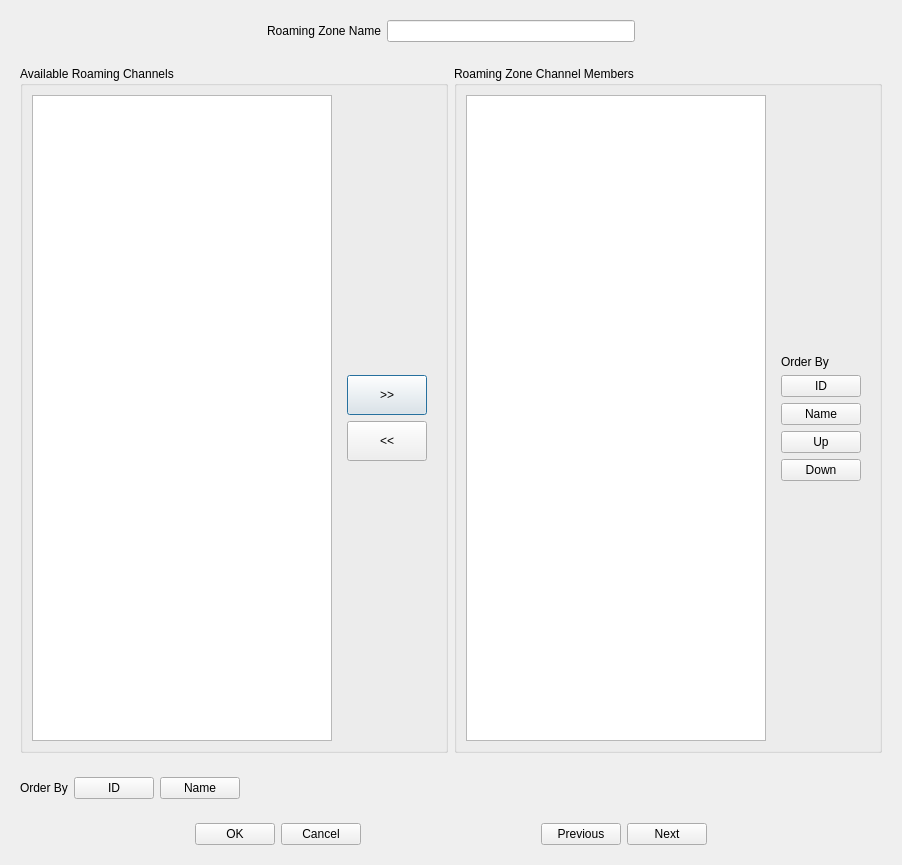
<?xml version="1.0" encoding="UTF-8"?>
<ui version="4.0">
 <class>RoamingZoneEditDialog</class>
 <widget class="QDialog" name="RoamingZoneEditDialog">
  <property name="geometry">
   <rect>
    <x>0</x>
    <y>0</y>
    <width>902</width>
    <height>865</height>
   </rect>
  </property>
  <property name="windowTitle">
   <string>Dialog</string>
  </property>
  <layout class="QVBoxLayout" name="verticalLayout">
   <item>
    <widget class="QWidget" name="widget" native="true">
     <layout class="QHBoxLayout" name="horizontalLayout">
      <item>
       <spacer name="horizontalSpacer">
        <property name="orientation">
         <enum>Qt::Orientation::Horizontal</enum>
        </property>
        <property name="sizeHint" stdset="0">
         <size>
          <width>40</width>
          <height>20</height>
         </size>
        </property>
       </spacer>
      </item>
      <item>
       <widget class="QLabel" name="label">
        <property name="text">
         <string>Roaming Zone Name</string>
        </property>
       </widget>
      </item>
      <item>
       <widget class="QLineEdit" name="nameTxt">
        <property name="minimumSize">
         <size>
          <width>150</width>
          <height>0</height>
         </size>
        </property>
       </widget>
      </item>
      <item>
       <spacer name="horizontalSpacer_7">
        <property name="orientation">
         <enum>Qt::Orientation::Horizontal</enum>
        </property>
        <property name="sizeHint" stdset="0">
         <size>
          <width>40</width>
          <height>20</height>
         </size>
        </property>
       </spacer>
      </item>
     </layout>
    </widget>
   </item>
   <item>
    <widget class="QWidget" name="widget_2" native="true">
     <layout class="QHBoxLayout" name="horizontalLayout_2">
      <item>
       <widget class="QGroupBox" name="groupBox">
        <property name="title">
         <string>Available Roaming Channels</string>
        </property>
        <layout class="QHBoxLayout" name="horizontalLayout_8">
         <item>
          <widget class="QTableView" name="availableChannelTableView">
           <property name="editTriggers">
            <set>QAbstractItemView::EditTrigger::NoEditTriggers</set>
           </property>
           <property name="selectionMode">
            <enum>QAbstractItemView::SelectionMode::SingleSelection</enum>
           </property>
           <property name="selectionBehavior">
            <enum>QAbstractItemView::SelectionBehavior::SelectRows</enum>
           </property>
          </widget>
         </item>
         <item>
          <widget class="QWidget" name="widget_8" native="true">
           <layout class="QVBoxLayout" name="verticalLayout_3">
            <item>
             <spacer name="verticalSpacer">
              <property name="orientation">
               <enum>Qt::Orientation::Vertical</enum>
              </property>
              <property name="sizeHint" stdset="0">
               <size>
                <width>20</width>
                <height>40</height>
               </size>
              </property>
             </spacer>
            </item>
            <item>
             <widget class="QPushButton" name="pushChannelBtn">
              <property name="minimumSize">
               <size>
                <width>0</width>
                <height>40</height>
               </size>
              </property>
              <property name="baseSize">
               <size>
                <width>0</width>
                <height>0</height>
               </size>
              </property>
              <property name="text">
               <string>&gt;&gt;</string>
              </property>
             </widget>
            </item>
            <item>
             <widget class="QPushButton" name="popChannelBtn">
              <property name="minimumSize">
               <size>
                <width>0</width>
                <height>40</height>
               </size>
              </property>
              <property name="text">
               <string>&lt;&lt;</string>
              </property>
             </widget>
            </item>
            <item>
             <spacer name="verticalSpacer_2">
              <property name="orientation">
               <enum>Qt::Orientation::Vertical</enum>
              </property>
              <property name="sizeHint" stdset="0">
               <size>
                <width>20</width>
                <height>40</height>
               </size>
              </property>
             </spacer>
            </item>
           </layout>
          </widget>
         </item>
        </layout>
       </widget>
      </item>
      <item>
       <widget class="QGroupBox" name="groupBox_2">
        <property name="title">
         <string>Roaming Zone Channel Members</string>
        </property>
        <layout class="QHBoxLayout" name="horizontalLayout_4">
         <item>
          <widget class="QTableView" name="memberTableView">
           <property name="editTriggers">
            <set>QAbstractItemView::EditTrigger::NoEditTriggers</set>
           </property>
           <property name="selectionMode">
            <enum>QAbstractItemView::SelectionMode::SingleSelection</enum>
           </property>
           <property name="selectionBehavior">
            <enum>QAbstractItemView::SelectionBehavior::SelectRows</enum>
           </property>
          </widget>
         </item>
         <item>
          <widget class="QWidget" name="widget_9" native="true">
           <layout class="QVBoxLayout" name="verticalLayout_4">
            <item>
             <spacer name="verticalSpacer_4">
              <property name="orientation">
               <enum>Qt::Orientation::Vertical</enum>
              </property>
              <property name="sizeHint" stdset="0">
               <size>
                <width>20</width>
                <height>40</height>
               </size>
              </property>
             </spacer>
            </item>
            <item>
             <widget class="QLabel" name="label_2">
              <property name="text">
               <string>Order By</string>
              </property>
             </widget>
            </item>
            <item>
             <widget class="QPushButton" name="orderIdBtn">
              <property name="text">
               <string>ID</string>
              </property>
             </widget>
            </item>
            <item>
             <widget class="QPushButton" name="orderNameBtn">
              <property name="text">
               <string>Name</string>
              </property>
             </widget>
            </item>
            <item>
             <widget class="QPushButton" name="orderUpBtn">
              <property name="text">
               <string>Up</string>
              </property>
             </widget>
            </item>
            <item>
             <widget class="QPushButton" name="orderDownBtn">
              <property name="text">
               <string>Down</string>
              </property>
             </widget>
            </item>
            <item>
             <spacer name="verticalSpacer_3">
              <property name="orientation">
               <enum>Qt::Orientation::Vertical</enum>
              </property>
              <property name="sizeHint" stdset="0">
               <size>
                <width>20</width>
                <height>40</height>
               </size>
              </property>
             </spacer>
            </item>
           </layout>
          </widget>
         </item>
        </layout>
       </widget>
      </item>
     </layout>
    </widget>
   </item>
   <item>
    <widget class="QWidget" name="widget_7" native="true">
     <layout class="QHBoxLayout" name="horizontalLayout_6">
      <item>
       <widget class="QLabel" name="label_3">
        <property name="text">
         <string>Order By</string>
        </property>
       </widget>
      </item>
      <item>
       <widget class="QPushButton" name="orderAvailableIdBtn">
        <property name="text">
         <string>ID</string>
        </property>
       </widget>
      </item>
      <item>
       <widget class="QPushButton" name="orderAvailableNameBtn">
        <property name="text">
         <string>Name</string>
        </property>
       </widget>
      </item>
      <item>
       <spacer name="horizontalSpacer_3">
        <property name="orientation">
         <enum>Qt::Orientation::Horizontal</enum>
        </property>
        <property name="sizeHint" stdset="0">
         <size>
          <width>40</width>
          <height>20</height>
         </size>
        </property>
       </spacer>
      </item>
     </layout>
    </widget>
   </item>
   <item>
    <widget class="QWidget" name="widget_4" native="true">
     <layout class="QHBoxLayout" name="horizontalLayout_7">
      <item>
       <spacer name="horizontalSpacer_4">
        <property name="orientation">
         <enum>Qt::Orientation::Horizontal</enum>
        </property>
        <property name="sizeHint" stdset="0">
         <size>
          <width>40</width>
          <height>20</height>
         </size>
        </property>
       </spacer>
      </item>
      <item>
       <widget class="QPushButton" name="okBtn">
        <property name="text">
         <string>OK</string>
        </property>
       </widget>
      </item>
      <item>
       <widget class="QPushButton" name="cancelBtn">
        <property name="text">
         <string>Cancel</string>
        </property>
       </widget>
      </item>
      <item>
       <spacer name="horizontalSpacer_5">
        <property name="orientation">
         <enum>Qt::Orientation::Horizontal</enum>
        </property>
        <property name="sizeHint" stdset="0">
         <size>
          <width>40</width>
          <height>20</height>
         </size>
        </property>
       </spacer>
      </item>
      <item>
       <widget class="QPushButton" name="prevBtn">
        <property name="text">
         <string>Previous</string>
        </property>
       </widget>
      </item>
      <item>
       <widget class="QPushButton" name="nextBtn">
        <property name="text">
         <string>Next</string>
        </property>
       </widget>
      </item>
      <item>
       <spacer name="horizontalSpacer_6">
        <property name="orientation">
         <enum>Qt::Orientation::Horizontal</enum>
        </property>
        <property name="sizeHint" stdset="0">
         <size>
          <width>40</width>
          <height>20</height>
         </size>
        </property>
       </spacer>
      </item>
     </layout>
    </widget>
   </item>
  </layout>
 </widget>
 <resources/>
 <connections/>
</ui>
